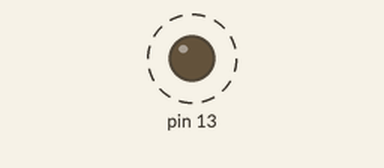
This sketch was run on a simulated Arduino Uno, built with avr-gcc and run on an emulated ATmega328P. Parts: output pins drawn as LEDs (lit = HIGH). Dashed ring = blinking.

Above: at 0.5 s.
Timing chart, 0 to 4.6 s (numbered marks = the images above):
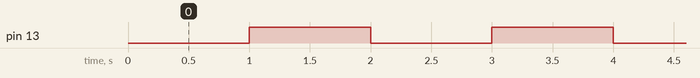

The sketch:

Timer.ino
```cpp
#include <avr/io.h>
#include <avr/interrupt.h>
#include <avr/sleep.h>

void powerReductionMode () {
  set_sleep_mode (SLEEP_MODE_PWR_SAVE);
  MCUCR = bit (BODS) | bit (BODSE);  // turn on brown-out enable select
  MCUCR = bit (BODS);
  sleep_cpu ();
}

void setTimer () {
  cli();
  TCCR1A = 0;
  TCCR1B = 0;
  TCCR1B |= 0b00001000;
  TCCR1B |= 0b00000101;
  OCR1A = 15624;
  TIMSK1 |= (1 << OCIE1A);
  sei();
}

int main () {
    DDRB |= 0x20;
    setTimer ();
    while (1);
}

ISR (TIMER1_COMPA_vect) {
  cli();
  PORTB ^= 0x20;
  powerReductionMode ();
  sei();
}
```

Measured:
- by itself, pin 13: alternates HIGH for 1.0 s and LOW for 1.0 s
